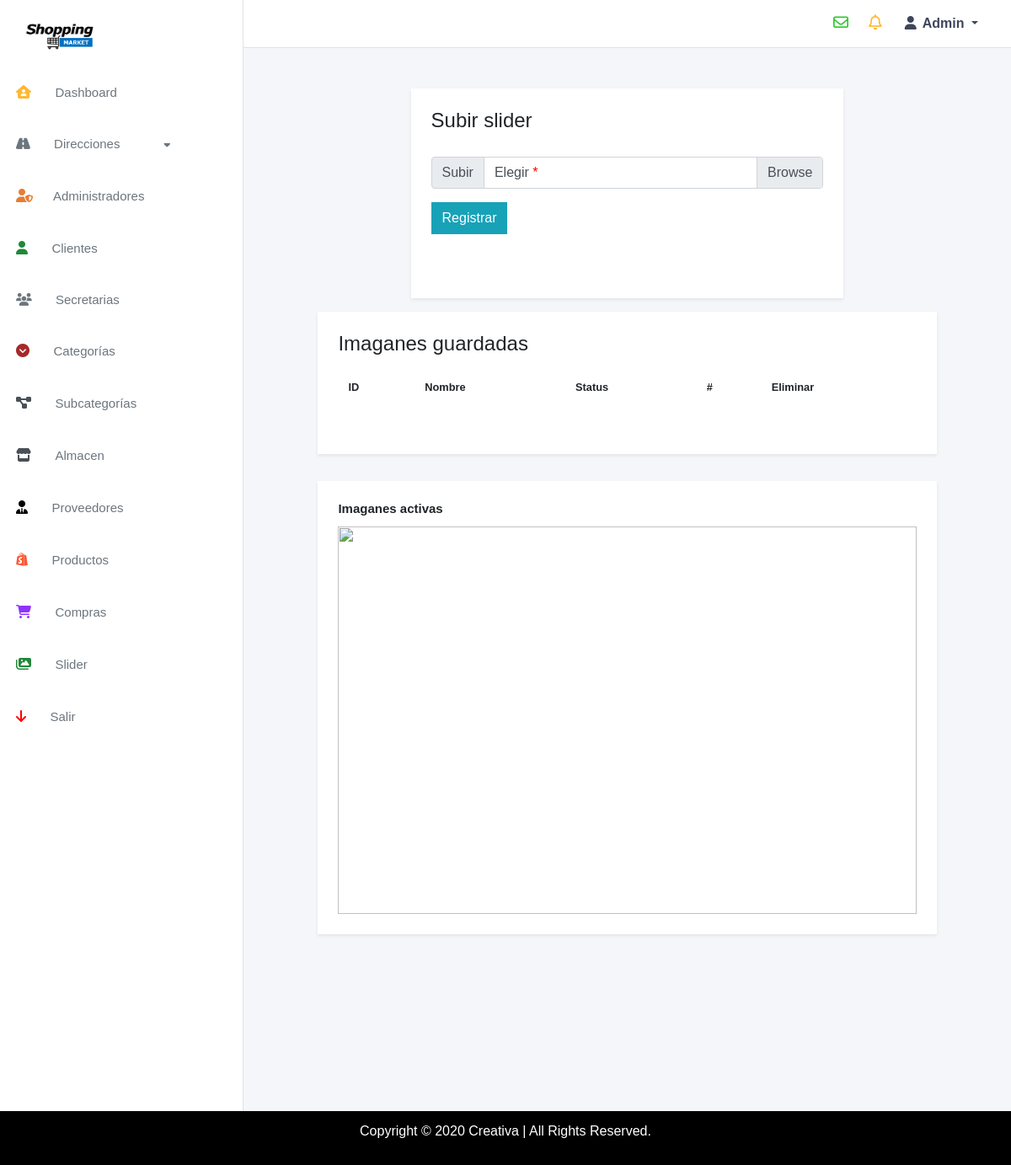
/slider (signed in), run on an earlier commit of the app's database.
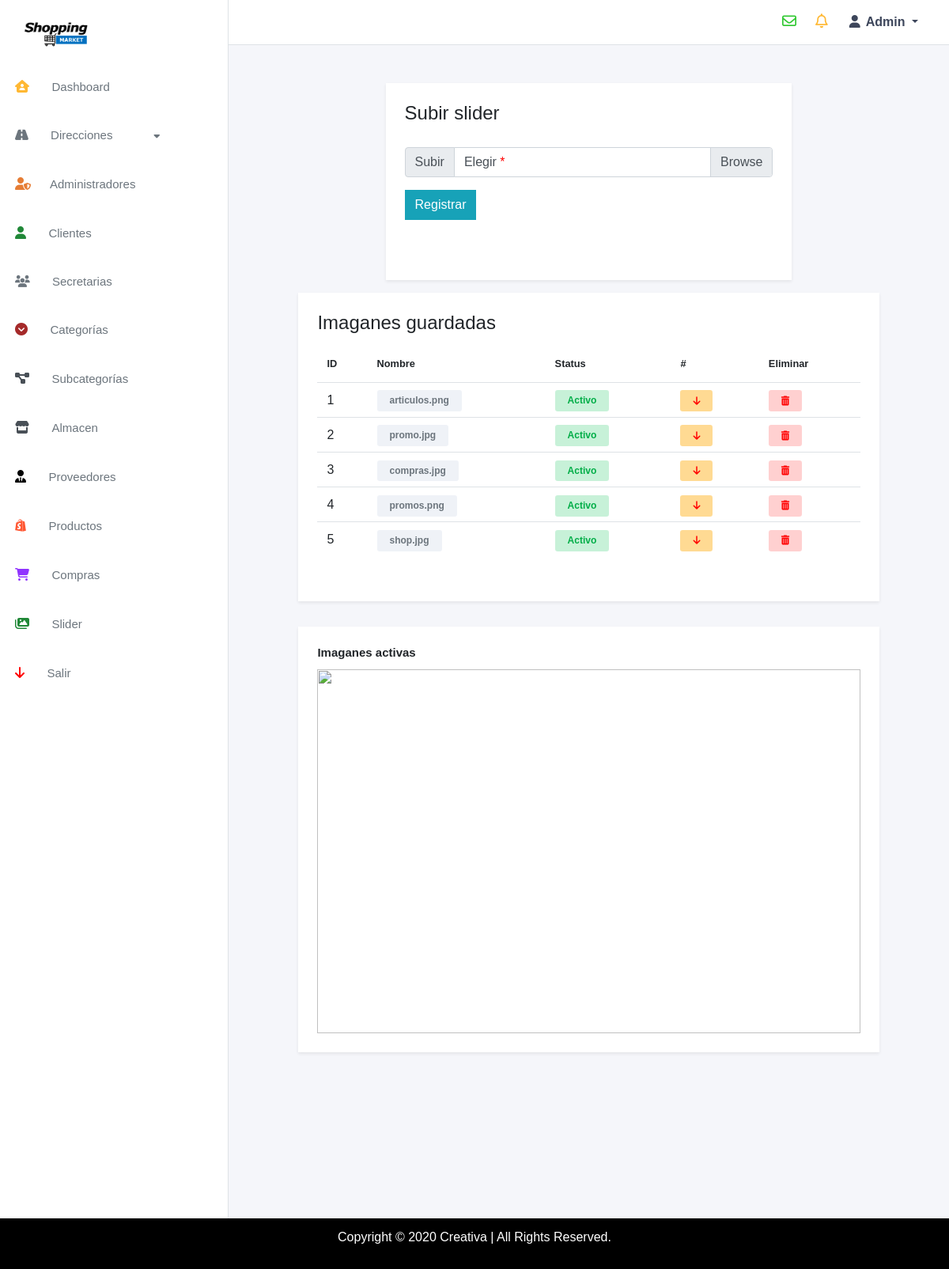
And on a later commit of the database.
### tables this page shows
CREATE TABLE images(id_image INT AUTO_INCREMENT PRIMARY KEY,
    image VARCHAR(60) NOT NULL,
    type ENUM('slider', 'product') NOT NULL,
    status INT(1) NOT NULL);

### controllers/admin/slider.php (called while the page is built, shortened)
<?php
	class Slider extends Controller
	{
		function index()
		{
			$this->getSlider();
		}
		function getSlider()
		{
			$sliders = $this->model->getSlider();
			$this->view->sliders = $sliders;
			$this->view->title = "Slider";
			$this->view->render('admin/slider/show');
		}
		function errors($error)
		{
			$c1 = isset($error['c1']) ? $error['c1'] : '';
			$m1 = isset($error['m1']) ? $error['m1'] : '';
			$category = isset($error['category']) ? $error['category'] : '';
			$alert = isset($error['alert']) ? $error['alert'] : '';
			$message = isset($error['message']) ? $error['message'] : '';
			$this->view->error = [
				'c1' => $c1, 'm1' => $m1,
				'category' => $category,
				'alert' => $alert, 'message' => $message
			];
		}
	}
?>

### index.php (called while the page is built, shortened)
<?php
	require_once 'libraries/controller.php';
	require_once 'libraries/database.php';
	$app = new App();
?>

### models/admin/sliderModel.php (called while the page is built, shortened)
<?php
	class SliderModel extends Model
	{
		function getSlider()
		{
			$items = [];
			$query = $this->db->connection()->prepare("SELECT * FROM images WHERE type = 'slider'");
			try {
				$query->execute();
				while ($row = $query->fetch()) {
					$item = new Sliders();
					$item->id_image = $row['id_image'];
					$item->image = $row['image'];
					$item->status = $row['status'];
					array_push($items, $item);
				}
				return $items;
			} catch (PDOException $e) {
				return [];
			}
		}
	}
?>

### libraries/database.php (called while the page is built)
<?php
	class Database
	{
		private $host;
		private $user;
		private $password;
		private $db;
		private $charset;
		function __construct()
		{
			$this->host = constant('HOST');
			$this->user = constant('USER');
			$this->password = constant('PASSWORD');
			$this->db = constant('DB');
			$this->charset = constant('CHARSET');
		}
		function connection()
		{
			try {
				$connection = "mysql:host=" . $this->host . ";dbname=" . $this->db . ";charser=" . $this->charset;
				$options = [
					PDO::ATTR_ERRMODE => PDO::ERRMODE_EXCEPTION,
					PDO::ATTR_EMULATE_PREPARES => false,
				];
				$pdo = new PDO($connection, $this->user, $this->password, $options);
				return $pdo;
			}catch(PDOException $e){
				print_r('Error connection: ' . $e->getMessage());
			}
		}
	}
?>

### libraries/controller.php (called while the page is built, shortened)
<?php
	class Controller
	{
		function loadModel($dir, $model)
		{
			$url = 'models/' . $dir . '/' .$model . 'Model.php';
			if (file_exists($url)) {
				$this->model = new $modelName();
			}
		}
	}
?>

### views/admin/slider/show.php (the view, shortened to what the rows shown need)
<div id="content" class="container-fluid py-5">
    <section id="tabla-imaganes" class="py-3">
        <div class="container">
            <div class="row justify-content-center">
                <div class="col-12 col-md-10 form-color p-4 shadow-sm">
                    <div class="row mb-3">
                        <div class="col-xl-12 col-lg-12">
                            <div class="table-responsive">
                                <table class="table">
                                    <thead>
                                        <tr>
                                            <th scope="col">
                                                <small class="font-weight-bold">ID<small>
                                            </th>
                                            <th scope="col">
                                                <small class="font-weight-bold">Nombre<small>
                                            </th>
                                            <th scope="col">
                                                <small class="font-weight-bold">Status<small>
                                            </th>
                                            <th scope="col">
                                                <small class="font-weight-bold">#<small>
                                            </th>
                                            <th scope="col">
                                                <small class="font-weight-bold">Eliminar<small>
                                            </th>
                                        </tr>
                                    </thead>
                                    <tbody>
                                        <?php
                                            foreach ($this->sliders as $row):
                                                $slider = $row;
                                        ?>
                                        <tr>
                                            <td>
                                                <span class="d-block"><?= $slider->id_image; ?></span>
                                            </td>
                                            <td class="align-middle">
                                                <span class="status-span badge-secondary text-secondary">
                                                    <?= $slider->image; ?>
                                                </span>
                                            </td>
                                            <td class="align-middle">
                                                <?php if ($slider->status == 1) : ?>
                                                    <span class="status-span badge-primary badge-active">
                                                        Activo
                                                    </span>
                                                <?php elseif ($slider->status == 2) : ?>
                                                    <span class="status-span badge-primary badge-delete">
                                                        Desactivado
                                                    </span>
                                                <?php endif ?>
                                            </td>
                                            <td class="align-middle">
                                                <?php if ($slider->status == 1) : ?>
                                                    <a href="<?= constant('URL'); ?>slider/status?id=<?= $slider->id_image; ?>&status=2" class="status-span badge-primary badge-activo">
                                                        <i class="fas fa-arrow-down"></i>
                                                    </a>
                                                <?php elseif ($slider->status == 2) : ?>
                                                    <a href="<?= constant('URL'); ?>slider/status?id=<?= $slider->id_image; ?>&status=1" class="status-span badge-primary badge-active">
                                                        <i class="fas fa-arrow-up"></i>
                                                    </a>
                                                <?php endif ?>
                                            </td>
                                            <td class="align-middle">
                                                <a href="<?= constant('URL'); ?>slider/delete?id=<?= $slider->id_image; ?>" class="status-span badge-primary badge-delete">
                                                    <i class="fas fa-trash-alt"></i>
                                                </a>
                                            </td>
                                        </tr>
                                        <?php endforeach ?>
                                    </tbody>
                                </table>
                            </div>
                        </div>
                    </div>
                </div>
            </div>
        </div>
    </section>
</div>

What changed in the data, as far as the page shows it:
added images: id_image "1", image "articulos.png", status "Activo"
added images: id_image "2", image "promo.jpg", status "Activo"
added images: id_image "3", image "compras.jpg", status "Activo"
added images: id_image "4", image "promos.png", status "Activo"
added images: id_image "5", image "shop.jpg", status "Activo"
